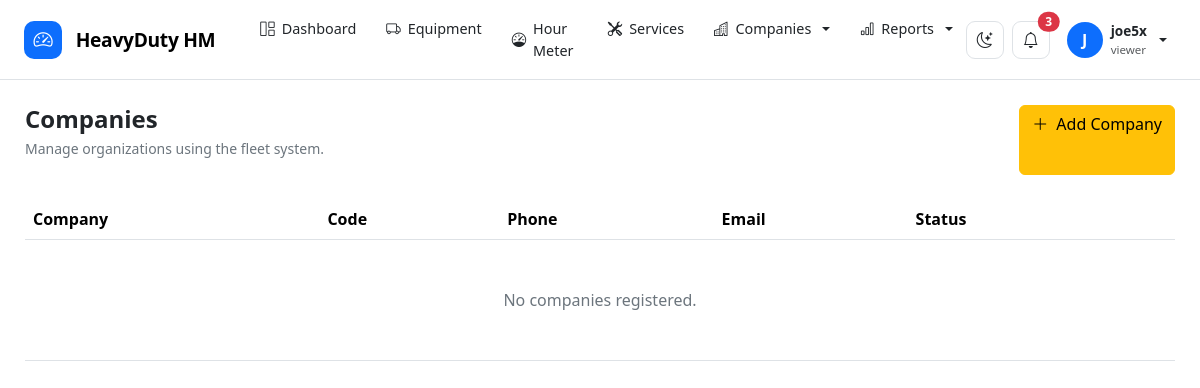
Page /companies/ (signed in) on the earlier database version.
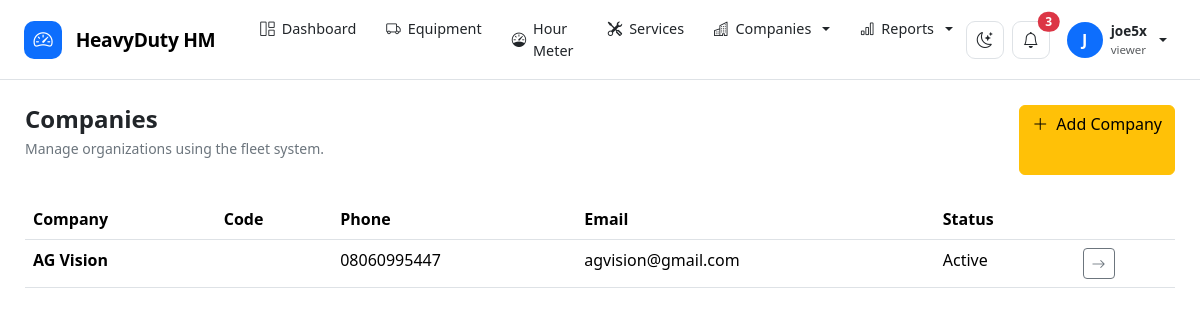
Same page on the later database version.
### companies/models.py (models this page shows, shortened)
class Company(models.Model):
    name = models.CharField(
        max_length=200,
        unique=True
    )
    short_name = models.CharField(
        max_length=50,
        blank=True
    )
    address = models.TextField(
        blank=True
    )
    phone = models.CharField(
        max_length=50,
        blank=True
    )
    email = models.EmailField(
        blank=True
    )
    website = models.URLField(
        blank=True
    )
    logo = models.ImageField(
        upload_to="companies/logos/",
        blank=True,
        null=True
    )
    is_active = models.BooleanField(
        default=True
    )
    created_by = models.ForeignKey(
        settings.AUTH_USER_MODEL,
        on_delete=models.SET_NULL,
        null=True,
        blank=True,
        related_name="created_companies"
    )
    created_at = models.DateTimeField(
        auto_now_add=True
    )
    updated_at = models.DateTimeField(
        auto_now=True
    )
    class Meta:
        ordering = ["name"]
        verbose_name = "Company"
        verbose_name_plural = "Companies"

### companies/views.py (the view, shortened to what this page needs)
@login_required
def company_list(request):
    companies = (
        Company.objects
        .select_related("created_by")
        .prefetch_related("sites")
        .all()
    )
    query = request.GET.get("q", "").strip()
    status = request.GET.get("status", "").strip()
    if status == "active":
        companies = companies.filter(is_active=True)
    elif status == "inactive":
        companies = companies.filter(is_active=False)
    companies = companies.order_by("name")
    context = {
        "companies": companies,
        "query": query,
        "selected_status": status,
    }
    return render(
        request,
        "companies/company_list.html",
        context,
    )

### templates/companies/company_list.html (shortened to what this page needs)
{% extends "base.html" %}
{% block content %}
<div class="d-flex justify-content-between mb-4">
    <div>
        <h4 class="fw-bold mb-1">
            Companies
        </h4>
        <p class="text-secondary small">
            Manage organizations using the fleet system.
        </p>
    </div>
    <a href="{% url 'companies:company_create' %}"
       class="btn btn-warning">
        <i class="bi bi-plus-lg me-1"></i>
        Add Company
    </a>
</div>
<div class="panel">
    <div class="table-responsive">
        <table class="table">
            <thead>
                <tr>
                    <th>Company</th>
                    <th>Code</th>
                    <th>Phone</th>
                    <th>Email</th>
                    <th>Status</th>
                    <th></th>
                </tr>
            </thead>
            <tbody>
                {% for company in companies %}
                <tr>
                    <td class="fw-semibold">
                        {{ company.name }}
                    </td>
                    <td>
                    </td>
                    <td>
                        {{ company.phone|default:"—" }}
                    </td>
                    <td>
                        {{ company.email|default:"—" }}
                    </td>
                    <td>
                        {% if company.is_active %}
                        <span class="status status-active">
                            Active
                        </span>
                        {% else %}
                        <span class="status status-danger">
                            <span class="status-dot"></span>
                            Inactive
                        </span>
                        {% endif %}
                    </td>
                    <td>
                        <a href="{% url 'companies:company_detail' company.pk %}"
                           class="btn btn-sm btn-outline-secondary">
                            <i class="bi bi-arrow-right"></i>
                        </a>
                    </td>
                </tr>
                {% empty %}
                <tr>
                    <td colspan="6"
                        class="text-center text-secondary py-5">
                        No companies registered.
                    </td>
                </tr>
                {% endfor %}
            </tbody>
        </table>
    </div>
</div>
{% endblock %}

Differences in the rows shown:
added Company: name "AG Vision", phone "08060995447", email "agvision@gmail.com", is_active "Active"
Other differences:
text no longer shown: "No companies registered."
